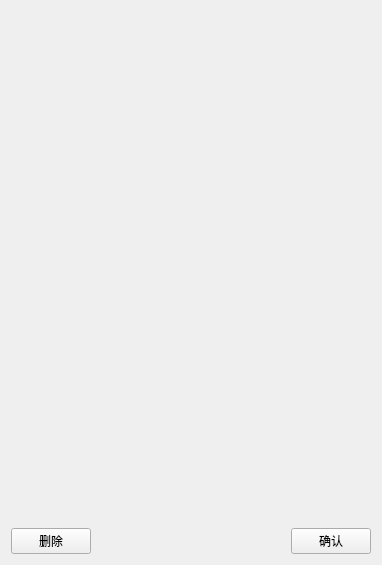
<?xml version="1.0" encoding="UTF-8"?>
<ui version="4.0">
 <class>videoInfoOpt</class>
 <widget class="QWidget" name="videoInfoOpt">
  <property name="geometry">
   <rect>
    <x>0</x>
    <y>0</y>
    <width>382</width>
    <height>565</height>
   </rect>
  </property>
  <property name="sizePolicy">
   <sizepolicy hsizetype="Minimum" vsizetype="Minimum">
    <horstretch>0</horstretch>
    <verstretch>0</verstretch>
   </sizepolicy>
  </property>
  <property name="maximumSize">
   <size>
    <width>400</width>
    <height>16777215</height>
   </size>
  </property>
  <property name="windowTitle">
   <string>Form</string>
  </property>
  <layout class="QVBoxLayout" name="verticalLayout">
   <property name="sizeConstraint">
    <enum>QLayout::SetDefaultConstraint</enum>
   </property>
   <item>
    <widget class="QtTreePropertyBrowser" name="propertyTree" native="true">
     <property name="sizePolicy">
      <sizepolicy hsizetype="Minimum" vsizetype="Minimum">
       <horstretch>0</horstretch>
       <verstretch>0</verstretch>
      </sizepolicy>
     </property>
     <property name="minimumSize">
      <size>
       <width>280</width>
       <height>280</height>
      </size>
     </property>
     <property name="autoFillBackground">
      <bool>false</bool>
     </property>
    </widget>
   </item>
   <item>
    <layout class="QHBoxLayout" name="horizontalLayout">
     <property name="topMargin">
      <number>0</number>
     </property>
     <item>
      <widget class="QPushButton" name="pushButton_2">
       <property name="text">
        <string>删除</string>
       </property>
      </widget>
     </item>
     <item>
      <spacer name="horizontalSpacer">
       <property name="orientation">
        <enum>Qt::Horizontal</enum>
       </property>
       <property name="sizeHint" stdset="0">
        <size>
         <width>40</width>
         <height>20</height>
        </size>
       </property>
      </spacer>
     </item>
     <item>
      <widget class="QPushButton" name="pushButton">
       <property name="text">
        <string>确认</string>
       </property>
      </widget>
     </item>
    </layout>
   </item>
  </layout>
 </widget>
 <customwidgets>
  <customwidget>
   <class>QtTreePropertyBrowser</class>
   <extends>QWidget</extends>
   <header location="global">qttreepropertybrowser.h</header>
   <container>1</container>
  </customwidget>
 </customwidgets>
 <resources/>
 <connections/>
</ui>
